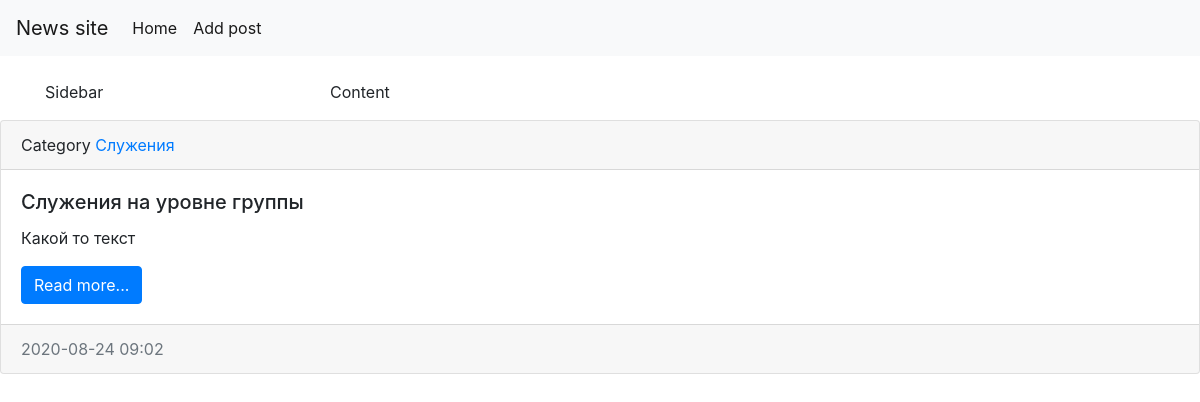
Before: /category/2/ with the older database file.
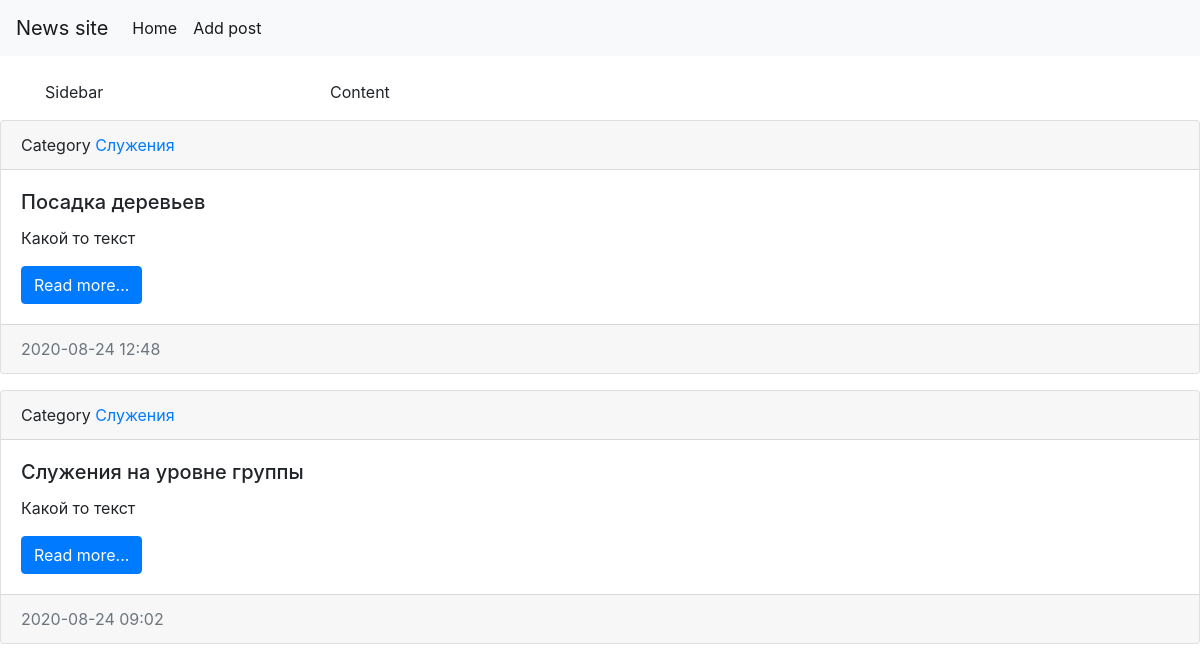
After: the same page with the newer database file.
### reports/models.py (models this page shows, shortened)
class Report(models.Model):
    title = models.CharField(max_length=150, verbose_name="Имя статьи")
    content = models.TextField(blank=True, verbose_name="Контент")
    updated_at = models.DateTimeField(auto_now=True, verbose_name="Дата обновления")
    category = models.ForeignKey('Category', on_delete=models.PROTECT, null=True)
    created_at = models.DateTimeField(auto_now_add=True, verbose_name="Дата создания")
    is_published = models.BooleanField(default=True, verbose_name="Опубликовано")
    class Meta:
        verbose_name = "Отчет"
        verbose_name_plural = "Отчеты"
        ordering = ['-created_at']

class Category(models.Model):
    title = models.CharField(max_length=150, db_index=True, verbose_name='Название категори')
    def __str__(self):
        return self.title
    class Meta:
        verbose_name = "Категория"
        verbose_name_plural = "Категории"
        ordering = ['title']

### reports/views.py (the view)
# urls.py: path('category/<int:category_id>/', get_category, name = "category"),
def get_category(request, category_id):
    reports = Report.objects.filter(category_id = category_id)
    category =  Category.objects.get(pk = category_id)
    context = {
        'reports': reports,
        'category': category,
    }
    return render(request, template_name='reports/category.html', context=context)

### templates/reports/category.html
{% include 'base.html' %}
{% block content %}
    {% for item in reports %}
        <div class="card mb-3">
            <div class="card-header">
                Category <a href="{% url 'category' item.category.pk %}">{{ item.category }}</a>
            </div>
            <div class="card-body">
                <div class="media">
                    <div class="media-body">
                        <h5 class="card-title">{{ item.title }}</h5>
                        <p class="card-text">{{ item.content }}</p>
                        <a href="#" class="btn btn-primary">Read more...</a>
                    </div>
                </div>
            </div>
            <div class="card-footer text-muted">
                {{ item.created_at|date:"Y-m-d H:i" }}
            </div>
        </div>
    {% endfor %}
{% endblock %}

Changed rows visible on the page:
added Report: category "Служения", title "Посадка деревьев", content "Какой то текст", created_at "2020-08-24 12:48"
